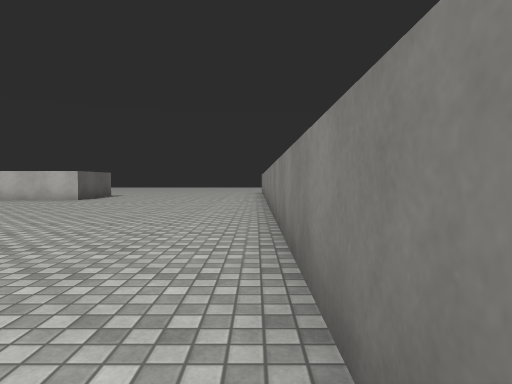
View 1 (above)

13 first-person views from a walk through a scene from a Unity 3-D project. The camera is 1.2 m above the floor, tilts 2° down and sees 75° across. The floor is counted in squares, 2 m on a side. Each view is taken from the middle of a square. On the plan, view 1 faces up. The plan holds only what a view shows up to about 10 squares ahead; the rest is blank. The place goes on beyond the plan. The player character is not drawn. Surface patterns are stand-ins for the level's own textures.

View 2
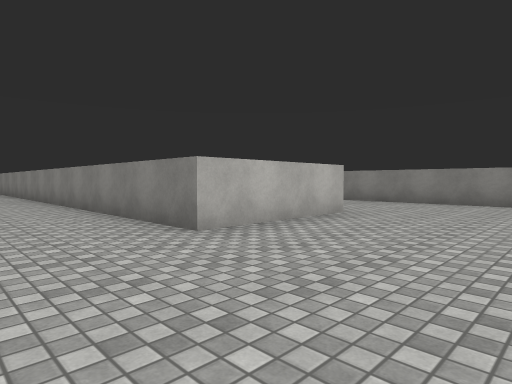

View 3
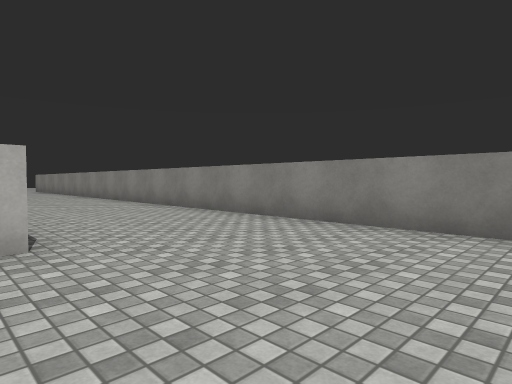

View 4
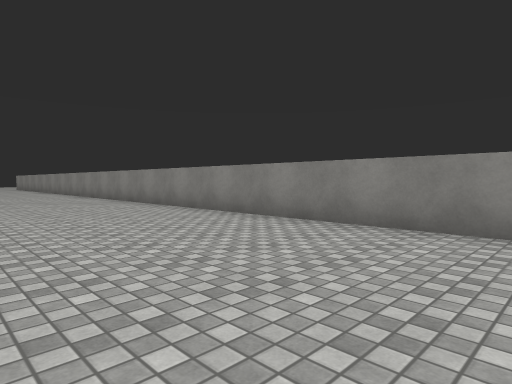

View 5
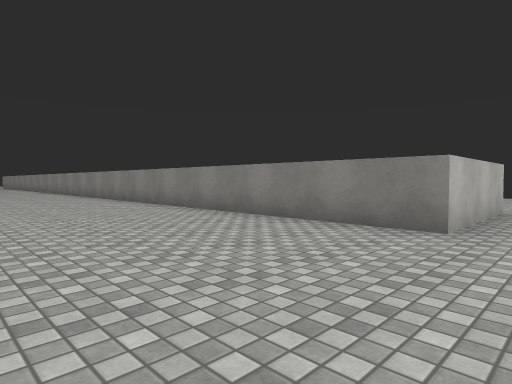

View 6
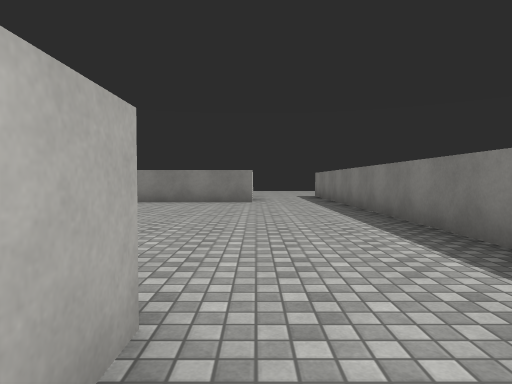

View 7
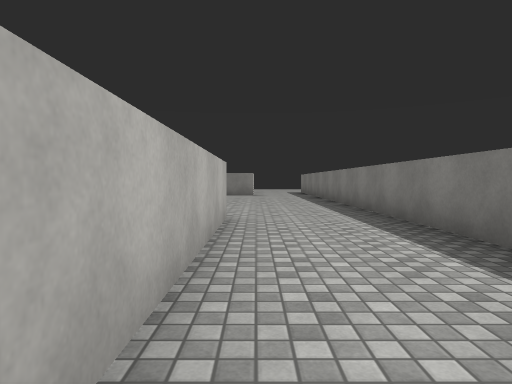

View 8
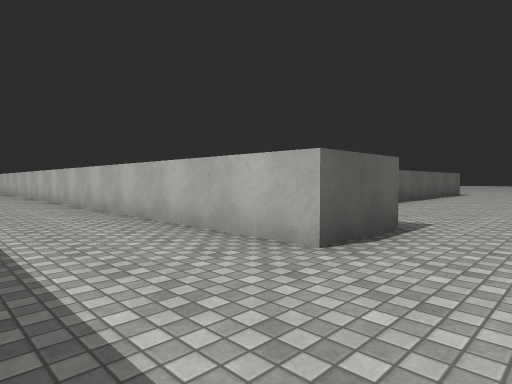

View 9
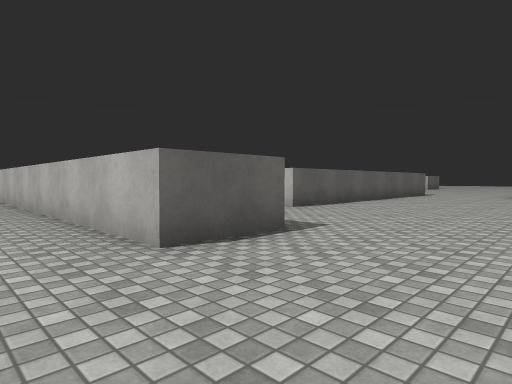

View 10
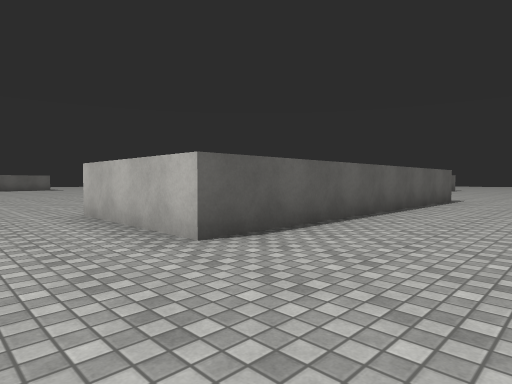

View 11
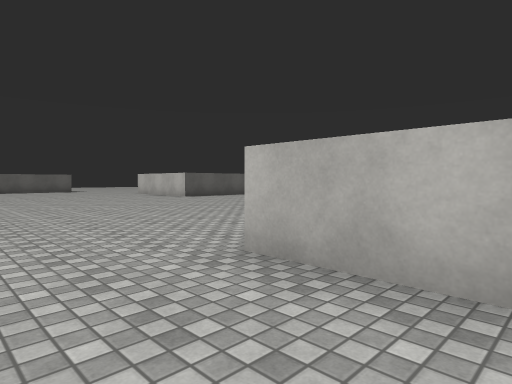

View 12
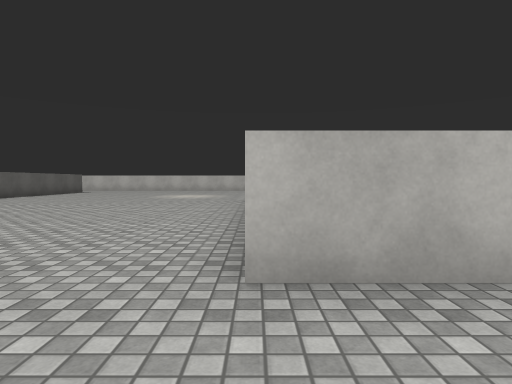

View 13
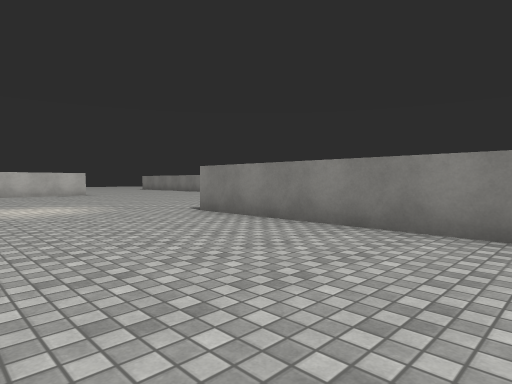

### Floor plan
Points are (right, up) in squares from view 1. A wall is a line through its corners. A room is listed if a view was taken in it or the views show most of it. See-through windows are left out.
Room 1 (views 1, 2, 3, 4, 5, 6, 7, 8, 9, 10, 11, 12)
walls: (-0.7, -9.8) (-0.7, -11.5) (-10.8, -11.5); (-3.1, -14.2) (6.5, -14.2); (3.6, 0.3) (0.3, 0.3) (0.3, 2.5); (-2.7, 1.6) (-2.7, -7.1) (-6.1, -7.1); (7.1, -11.9) (7.1, 7)
ways out: opening at (-6.5, -8.5) to room 2; opening at (-1, 1.7) to room 2; opening at (7.5, -13.5)
Room 2 (view 13)
walls: (-6.1, -3.5) (-6.1, 1.6); (0.3, 2.5) (0.3, 8.9)
ways out: opening at (-6.5, -8.5) to room 1; opening at (-1, 1.7) to room 1

Positions as (right, up) in squares from view 1, and headings:
1: (0, 0), facing up
2: (-2, -3), facing up-right
3: (3, -3), facing up-right
4: (3, -8), facing up-right
5: (3, -13), facing up-right
6: (-2, -12), facing right
7: (-6, -12), facing right
8: (1, -14), facing up-left
9: (2, -13), facing up-left
10: (0, -9), facing up-left
11: (-4, -9), facing up-left
12: (-6, -9), facing up
13: (-10, -4), facing up-right
